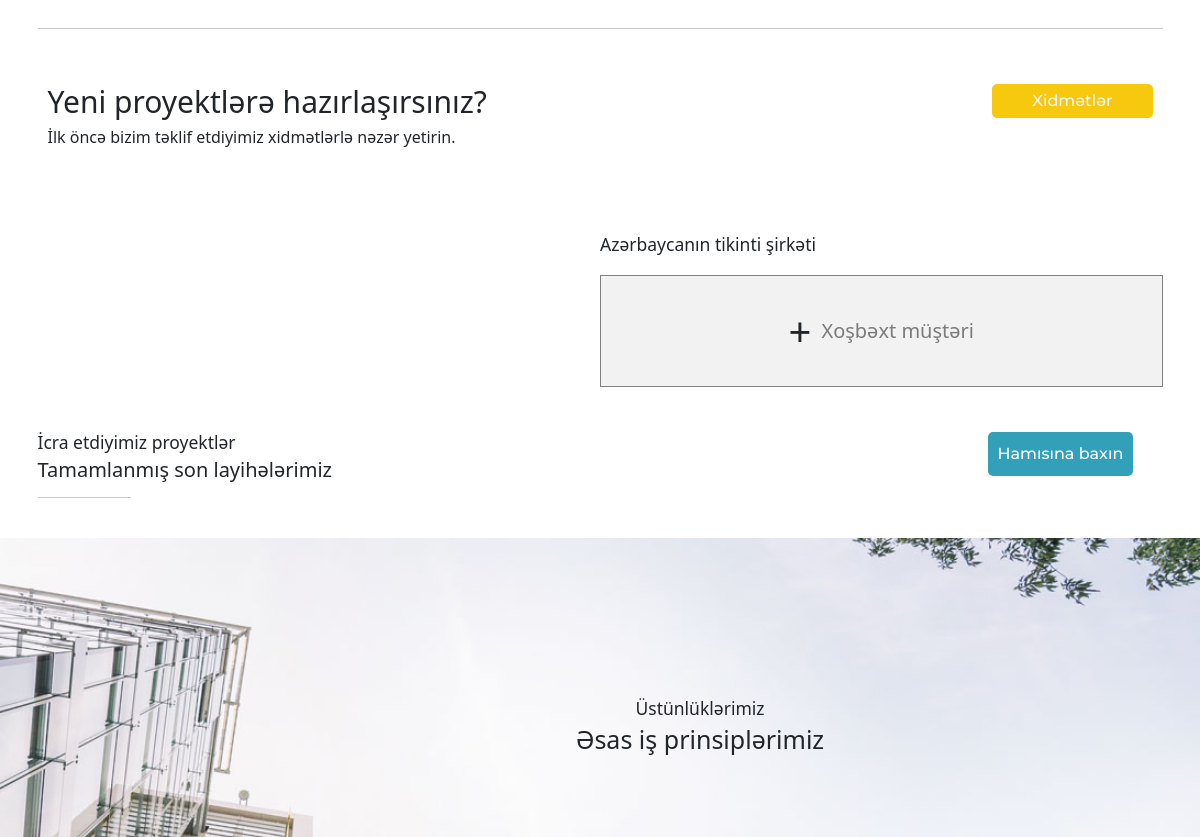
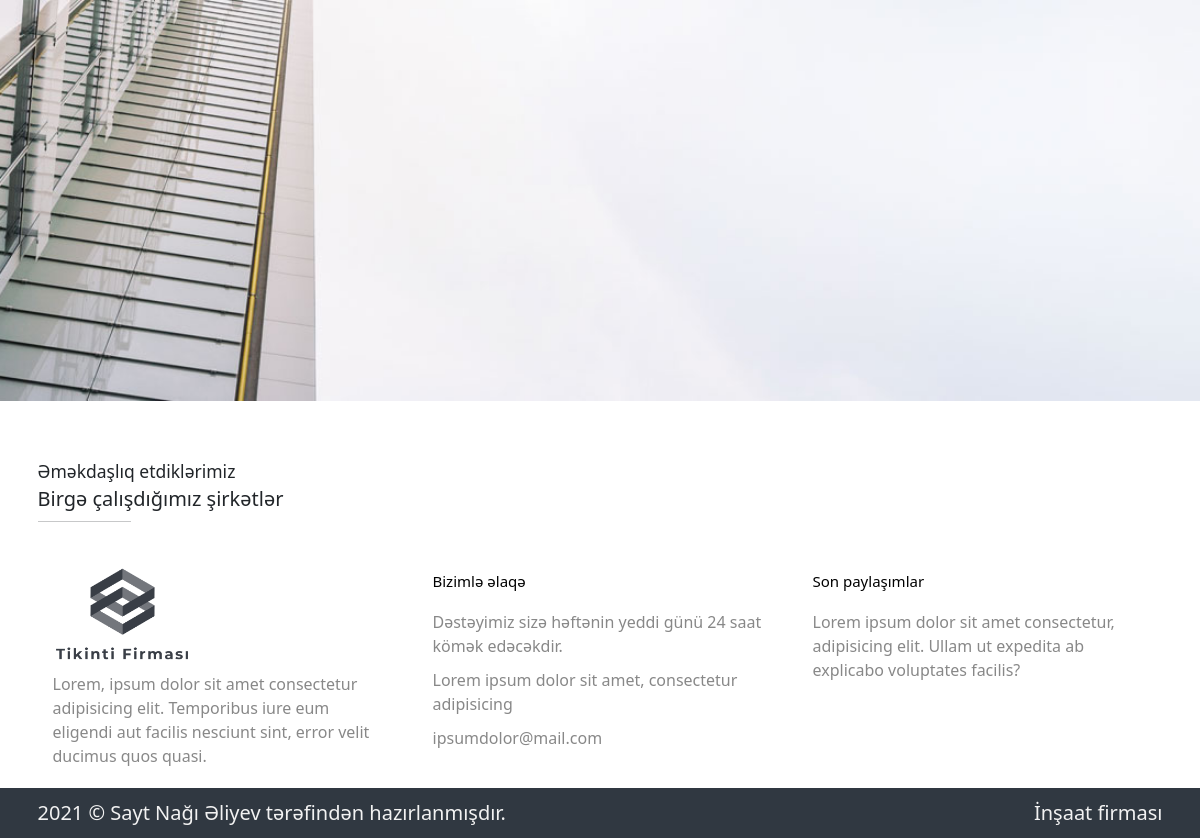
Before: / (lower part) with the older database file (2 pictures, top to bottom).
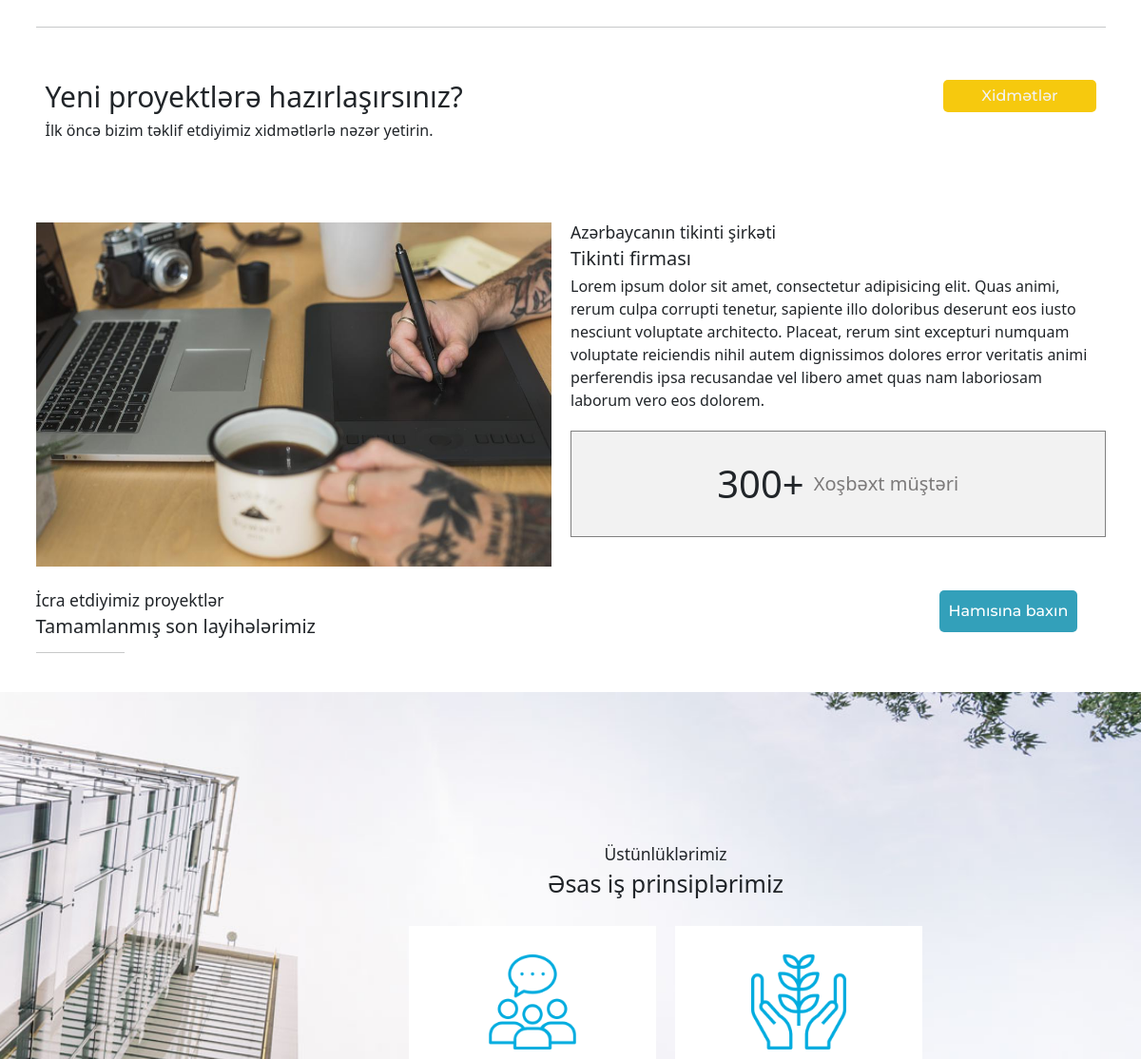
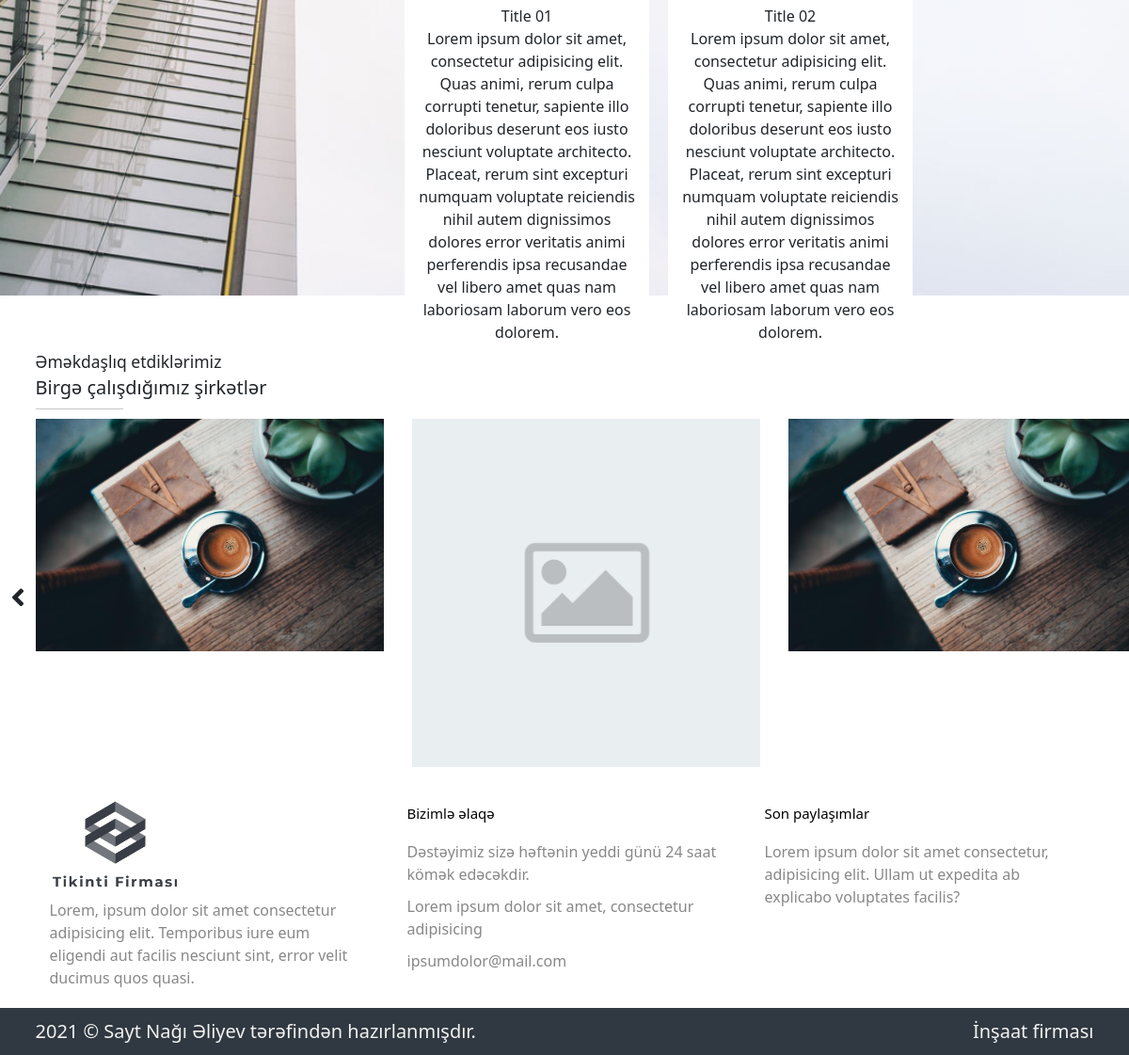
After: the same page with the newer database file (2 pictures, top to bottom).
### app/models.py (models this page shows)
class MainPageStatistic(db.Model):
    id = db.Column(db.Integer, primary_key=True)
    title = db.Column(db.String(100))
    description = db.Column(db.Text)
    static_value = db.Column(db.String(100))
    image = db.Column(db.String(100))

class MainPagePrinciple(db.Model):
    id = db.Column(db.Integer, primary_key=True)
    title = db.Column(db.String(100))
    description = db.Column(db.Text)
    image = db.Column(db.String(100))

class PartnerSlider(db.Model):
    id = db.Column(db.Integer, primary_key=True)
    name = db.Column(db.String(100))
    img = db.Column(db.String(100))

### view/routes.py (the view)
@view.route("/")
def main_index():
    from app.models import PartnerSlider,HeaderSlider,FinishedProject,MainPagePrinciple,MainPageStatistic
    hSlides = HeaderSlider.query.all()
    mpPrinciples = MainPagePrinciple.query.all()
    mpStatistic = MainPageStatistic.query.get(1)
    partners = PartnerSlider.query.all()
    fProjects = FinishedProject.query.all()
    return render_template('view/index.html',partners=partners, hSlides = hSlides, fProjects = fProjects, principles = mpPrinciples, statistic = mpStatistic)

### view/templates/view/index.html (shortened to what this page needs)
{% extends "view/base.html" %}
{% block page %}
<section id="header">
    <div class="container">
        <hr>
    </div>
</section>
<section id="new-project">
    <div class="container">
        <div class="content">
            <div class="text">
                <h3>Yeni proyektlərə hazırlaşırsınız?</h3>
                <p>İlk öncə bizim təklif etdiyimiz xidmətlərlə nəzər yetirin.</p>
            </div>
            <a href="/services"><button class="btn-services">Xidmətlər</button></a>
        </div>
    </div>
</section>
<section id="statistics">
    <div class="container">
        <div class="statistitics-content">
            <div class="col-6 left-content">
                <img src="/view/static/view/uploads/{{statistic.image}}" alt="">
            </div>
            <div class="col-6 right-content">
                <div class="statistics-text">
                    <h3>Azərbaycanın tikinti şirkəti</h3>
                    <h2>{{statistic.title}}</h2>
                    <p>{{statistic.description}}</p>
                    <div class="statistic-data">
                        <div class="statistic-container">
                            <div class="changable-data">{{statistic.static_value}}+</div>
                            <div class="static">Xoşbəxt müştəri</div>
                        </div>
                    </div>
                </div>
            </div>
        </div>
    </div>
</section>
<section id="projectsInIndex">
    <div class="container">
        <div class="row">
            <div class="col-6">
                <h3>İcra etdiyimiz proyektlər</h3>
                <h2>Tamamlanmış son layihələrimiz</h2>
            </div>
            <div class="col-2 offset-4">
                <a href="/projects/finishedprojects"><button class="show-all">Hamısına baxın</button></a>
            </div>
        </div>
        <div class="col-1">
            <hr>
        </div>
        <div class="projects-slider">
            <div class="owl-carousel owl-theme">
            </div>
        </div>
</section>
<section id="principles">
    <div class="content">
        <h3>Üstünlüklərimiz</h3>
        <h1>Əsas iş prinsiplərimiz</h1>
        <div class="boxes">
            {% for principle in principles %}
            <div class="box">
                <div class="photo-section"><img src="/view/static/view/uploads/{{principle.image}}" alt=""></div>
                <div class="principle-title">{{principle.title}}</div>
                <p class="principle-text">{{principle.description}}</p>
            </div>
            {% endfor %}
        </div>
    </div>
</section>
<section id="partnersInIndex">
    <div class="container">
        <h3>Əməkdaşlıq etdiklərimiz</h3>
        <h2>Birgə çalışdığımız şirkətlər</h2>
        <div class="col-1">
            <hr>
        </div>
        <div class="partners-slider">
            <div class="owl-carousel owl-theme">
                {% for partner in partners %}
                <div class="item"><img src="/view/static/view/uploads/{{partner.img}} " onerror="this.src='/view/static/view/img/default_image.png'" alt=""></div>
                {% endfor %}
            </div>
        </div>
    </div>
</section>
{% endblock %}

Changed rows visible on the page:
added MainPageStatistic: image (picture), title "Tikinti firması", description "Lorem ipsum dolor sit amet, consectetur adipisicing elit. Quas animi, rerum culpa corrupti tenetur, sapiente illo doloribus deserunt eos iusto nesciunt voluptate architecto. Placeat, rerum sint excepturi numquam voluptate reiciendis nihil autem dignissimos dolores error veritatis animi perferendis ipsa recusandae vel libero amet quas nam laboriosam laborum vero eos dolorem.", static_value "300"
added MainPagePrinciple: image (picture), title "Title 01", description "Lorem ipsum dolor sit amet, consectetur adipisicing elit. Quas animi, rerum culpa corrupti tenetur, sapiente illo doloribus deserunt eos iusto nesciunt voluptate architecto. Placeat, rerum sint excepturi numquam voluptate reiciendis nihil autem dignissimos dolores error veritatis animi perferendis ipsa recusandae vel libero amet quas nam laboriosam laborum vero eos dolorem."
added MainPagePrinciple: image (picture), title "Title 02", description "Lorem ipsum dolor sit amet, consectetur adipisicing elit. Quas animi, rerum culpa corrupti tenetur, sapiente illo doloribus deserunt eos iusto nesciunt voluptate architecto. Placeat, rerum sint excepturi numquam voluptate reiciendis nihil autem dignissimos dolores error veritatis animi perferendis ipsa recusandae vel libero amet quas nam laboriosam laborum vero eos dolorem."
added PartnerSlider: img (picture)
added PartnerSlider: shows a picture
added PartnerSlider: img (picture)
